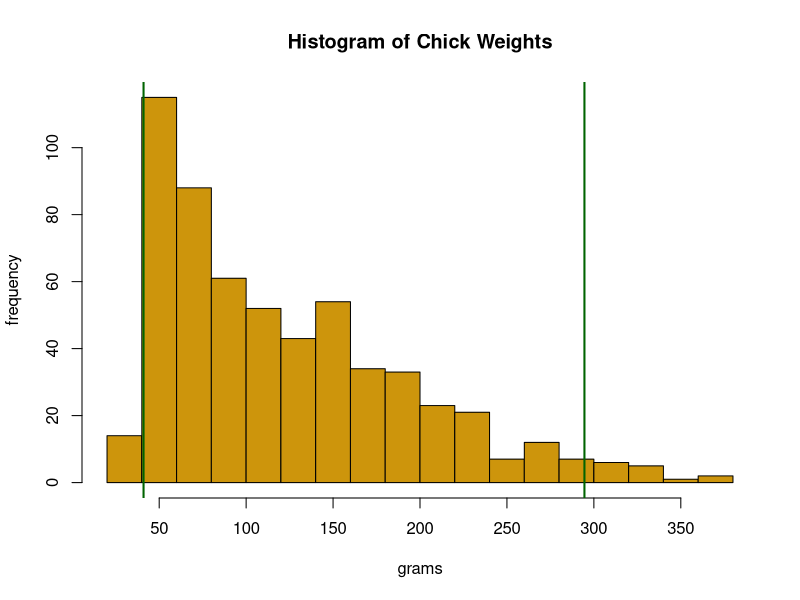
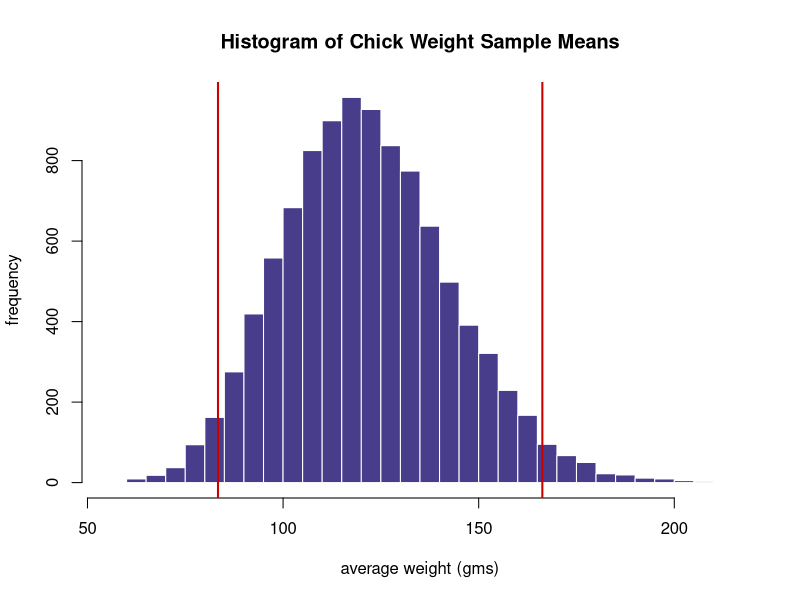
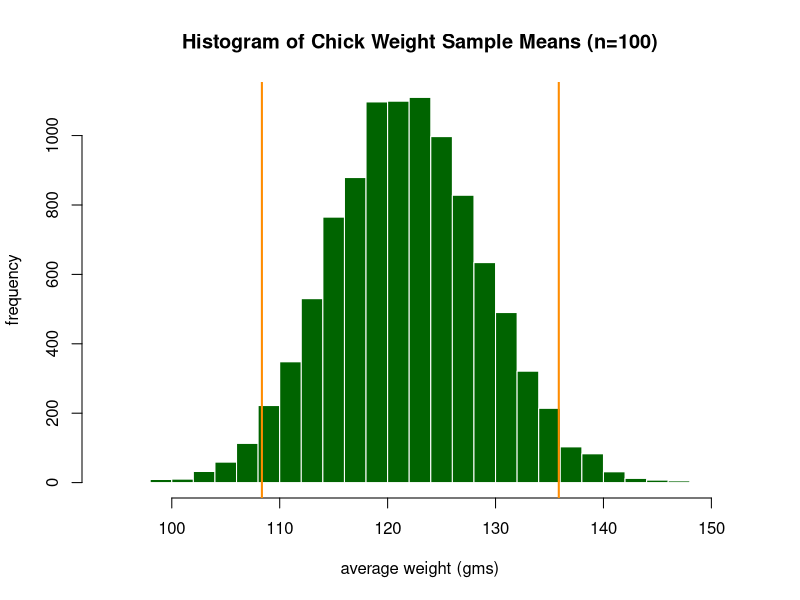
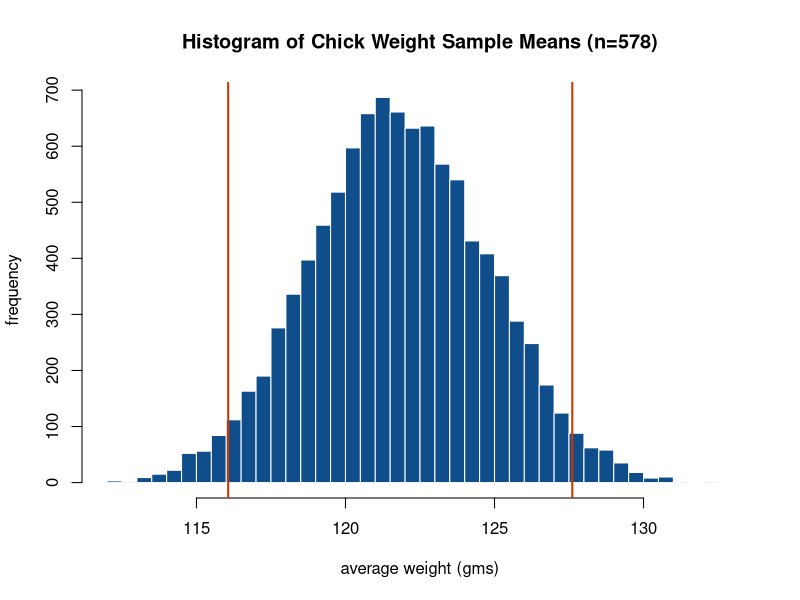

Write R code to recreate these figures, in order.
# Run these three functions to get a clean test of homework code
#dev.off() # Clear the graph window
cat('\014')  # Clear the console
rm(list=ls()) # Clear user objects from the environment

# Load the data set
data("ChickWeight")

# Generate summary information on the data set
summary(ChickWeight)

# Report the dimensions of the data set
dim(ChickWeight)

? ChickWeight

# Report on a summary of the weight variable. 
summary(ChickWeight$weight)

# Return the first six values of the weight 
# variable in the data set.
head(ChickWeight$weight)

# Return the mean of the weight attribute
mean(ChickWeight$weight)

# Pass the weights to a variable
myChkWts <- ChickWeight$weight

# Return the median weight value 
quantile(myChkWts, 0.5)

# Create a histogram from the weights vector
hist(myChkWts, main="Histogram of Chick Weights"
     , ylab = "frequency"
     , xlab="grams"
     , col="darkgoldenrod3"
     , breaks=20)
abline(v=quantile(myChkWts,c(.025,.975)),col="darkgreen",lwd=2)

# Return quantile values
quantile(myChkWts,c(.025,.50,.975))
mean(myChkWts)

# Create a collection of sample means from the weight attribute. 
samplingDistribution <- replicate(10000,mean(sample(myChkWts,11,replace=T)))

# Display a histogram of the sampling distribution
hist(samplingDistribution, main="Histogram of Chick Weight Sample Means"
     , ylab = "frequency"
     , xlab="average weight (gms)"
     , col="darkslateblue"
     , border = "white"
     , breaks=30)
abline(v=quantile(samplingDistribution,c(.025,.975)),col="red3",lwd=2)

# Return quantile values
quantile(samplingDistribution, c(.025, .975))

# Create a collection of sample means from the weight attribute. 
samplingDistribution2 <- replicate(10000,mean(sample(myChkWts,100,replace=T)))

# Display a histogram of the sampling distribution
hist(samplingDistribution2, main="Histogram of Chick Weight Sample Means (n=100)"
     , ylab = "frequency"
     , xlab="average weight (gms)"
     , col="darkgreen"
     , border = "white"
     , breaks=30)
abline(v=quantile(samplingDistribution2,c(.025,.975)),col="darkorange",lwd=2)

# Return quantile values
quantile(samplingDistribution2, c(.025, .975))


# Create a collection of sample means from the weight attribute. 
samplingDistribution2 <- replicate(10000,mean(sample(myChkWts,578,replace=T)))

# Display a histogram of the sampling distribution
hist(samplingDistribution2, main="Histogram of Chick Weight Sample Means (n=578)"
     , ylab = "frequency"
     , xlab="average weight (gms)"
     , col="dodgerblue4"
     , border = "white"
     , breaks=30)
abline(v=quantile(samplingDistribution2,c(.025,.975)),col="orangered3",lwd=2)

# Return quantile values
quantile(samplingDistribution2, c(.025, .975))












